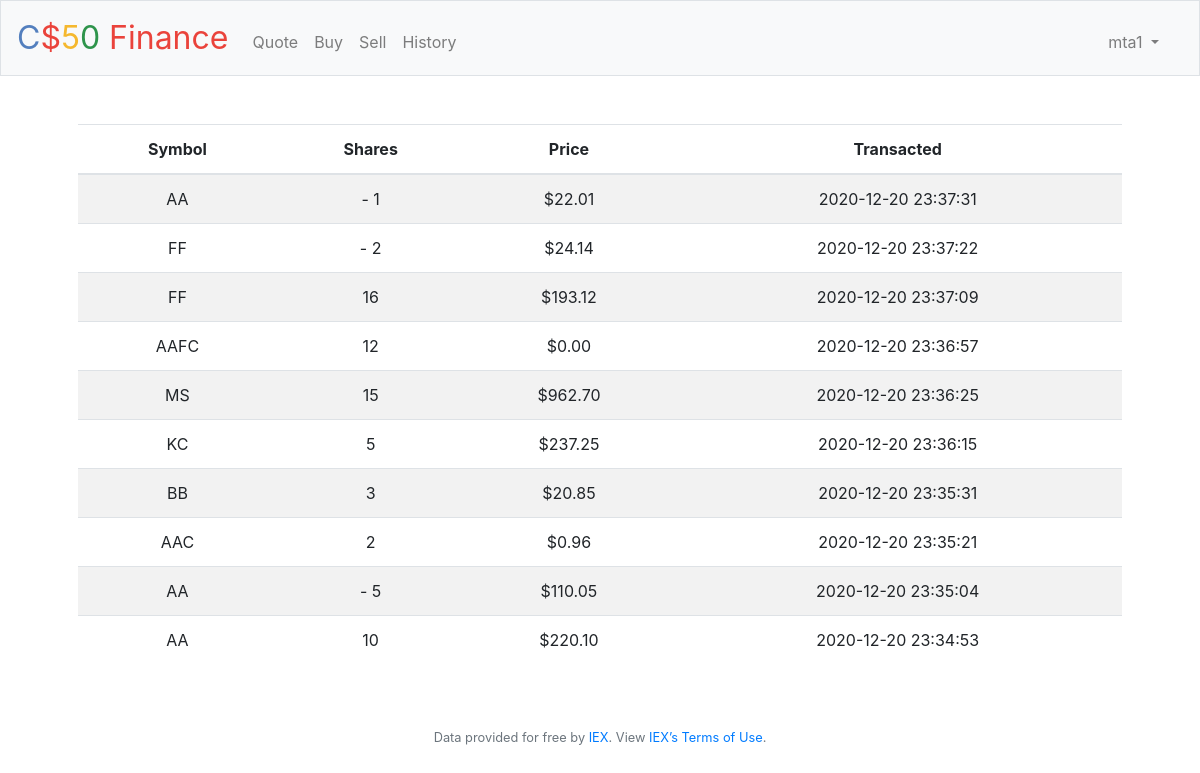
Page /history (signed in) on the committed database.
### tables this page shows
CREATE TABLE share_histories (id INTEGER PRIMARY KEY AUTOINCREMENT NOT NULL, user_share_id INTEGER NOT NULL, type INTEGER NOT NULL, share INTEGER NOT NULL, price DOUBLE(10, 2), total_price DOUBLE(10,2), created_at DATETIME);

CREATE TABLE user_shares (id INTEGER PRIMARY KEY AUTOINCREMENT NOT NULL, user_id INTEGER NOT NULL, symbol VARCHAR(255) NOT NULL, name VARCHAR(255), share INTEGER NOT NULL, price DOUBLE(10, 2), total_price DOUBLE(10,2));

### application.py (the view)
@app.route("/history")
@login_required
def history():
    shares = db.execute("SELECT us.symbol as symbol, sh.type, sh.share, sh.total_price as total_price, sh.created_at as created_at FROM share_histories as sh JOIN user_shares as us WHERE us.id = sh.user_share_id AND us.user_id=:id Order By sh.created_at desc", id=session['user_id'])
    return render_template("history.html", shares = shares)

### application.py (called while the page is built)
@app.after_request
def after_request(response):
    response.headers["Cache-Control"] = "no-cache, no-store, must-revalidate"
    response.headers["Expires"] = 0
    response.headers["Pragma"] = "no-cache"
    return response

### helpers.py (called while the page is built)
def login_required(f):
    @wraps(f)
    def decorated_function(*args, **kwargs):
        if session.get("user_id") is None:
            return redirect("/login")
        return f(*args, **kwargs)
    return decorated_function

### templates/history.html (shortened to what this page needs)
{% extends('layout.html') %}
{% block main %}
    <table class="table table-striped">
        <thead>
            <tr>
                <th>Symbol</th>
                <th>Shares</th>
                <th>Price</th>
                <th>Transacted</th>
            </tr>
        </thead>
        <tbody>
            {% for share in shares %}
            <tr>
                <td> {{ share['symbol'] }} </td>
                <td>
                    {% if share['type'] == 2 %}
                        -
                    {% endif %}
                    {{ share['share'] }}
                </td>
                <td> ${{ "{0:.2f}".format(share['total_price']) }} </td>
                <td> {{ share['created_at'] }} </td>
            </tr>
            {% endfor %}
        </tbody>
    </table>
{% endblock %}

### rows in the picture
share_histories: symbol "AA", share "1", total_price "22.01", created_at "2020-12-20 23:37:31"
share_histories: symbol "FF", share "2", total_price "24.14", created_at "2020-12-20 23:37:22"
share_histories: symbol "FF", share "16", total_price "193.12", created_at "2020-12-20 23:37:09"
share_histories: symbol "AAFC", share "12", total_price "0.00", created_at "2020-12-20 23:36:57"
share_histories: symbol "MS", share "15", total_price "962.70", created_at "2020-12-20 23:36:25"
share_histories: symbol "KC", share "5", total_price "237.25", created_at "2020-12-20 23:36:15"
share_histories: symbol "BB", share "3", total_price "20.85", created_at "2020-12-20 23:35:31"
share_histories: symbol "AAC", share "2", total_price "0.96", created_at "2020-12-20 23:35:21"
share_histories: symbol "AA", share "5", total_price "110.05", created_at "2020-12-20 23:35:04"
share_histories: symbol "AA", share "10", total_price "220.10", created_at "2020-12-20 23:34:53"

### other values in the picture
{{ session['user_name'] }} "mta1"
